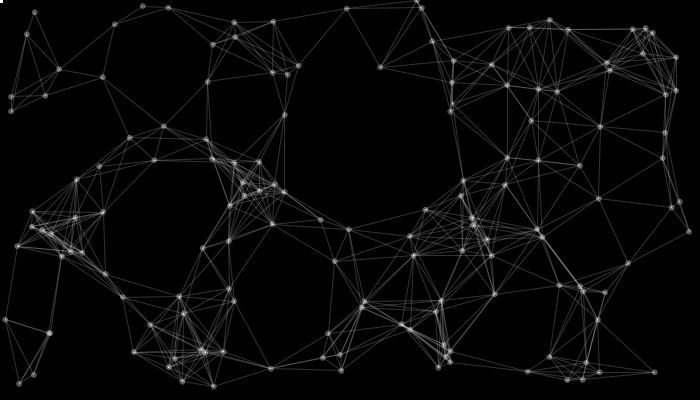
Frame 1 (no input)
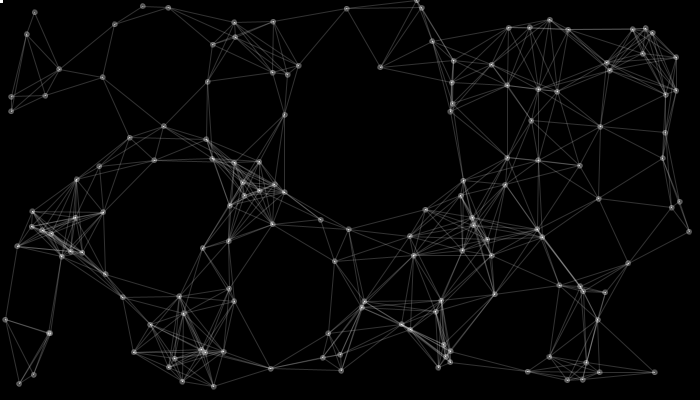
Frame 60 (the mouse pressed at the canvas centre just before this capture)
Frame 120 (the mouse held since frame 60 and released just before this capture): identical to frame 60, image omitted

The Processing sketch that drew these frames (run headless with seeded random() and noise(); from frame 60 on, the mouse is pressed at the canvas centre):

// Processing sketch: processing_36001
// ── processing_36001.pde

int amountlines = 150;

//array list//
float[] pointsX = new float[1000];
float[] pointsY = new float[1000];
float[] x = new float[1000];
float[] y = new float[1000];
/////////////

void setup()
{
 size(700,400);
  smooth();

  for (int a = 0; a < amountlines; a++) {
    pointsX[a] = random(0, 700);         
    pointsY[a] = random(0, 400);         
    x[a] = pointsX[a];                    
    y[a] = pointsY[a]; 
  }
}

void draw()
{
  float pull = 1;
  background(0);
  
  for (int a = 0; a < 1000-1; a++)
  {
    fill(255,80);
    ellipse(x[a],y[a],5,5);
 ////// 
   if (mouseButton == LEFT)
    {
      if(x[a] < mouseX){
      x[a] += pull;
    }
    else if(x[a] > mouseX){
    x[a] -= pull;
  }
 if (y[a] < mouseY){
 y[a] += pull;
 }
else if (y[a] > mouseY){
 y[a] -= pull;
} 
  }
    
    if (mouseButton == RIGHT)
    {
     if(x[a] > mouseX){
      x[a] += pull;
    }
    else if(x[a] < mouseX){
    x[a] -= pull;
  }
 if (y[a] > mouseY){
 y[a] += pull;
 }
else if (y[a] < mouseY){
 y[a] -= pull;
} 
    }
  
 //   if(x[a] > width) {
   //   x[a] = 0;
   // }
  //
  stroke(255,50);
   for (int b = a; b < amountlines; b++) {
      if (dist(x[b], y[b], x[a], y[a]) < 80) {
        line(x[b], y[b], x[a], y[a]);
      }
    }
  
  }  
  

}
